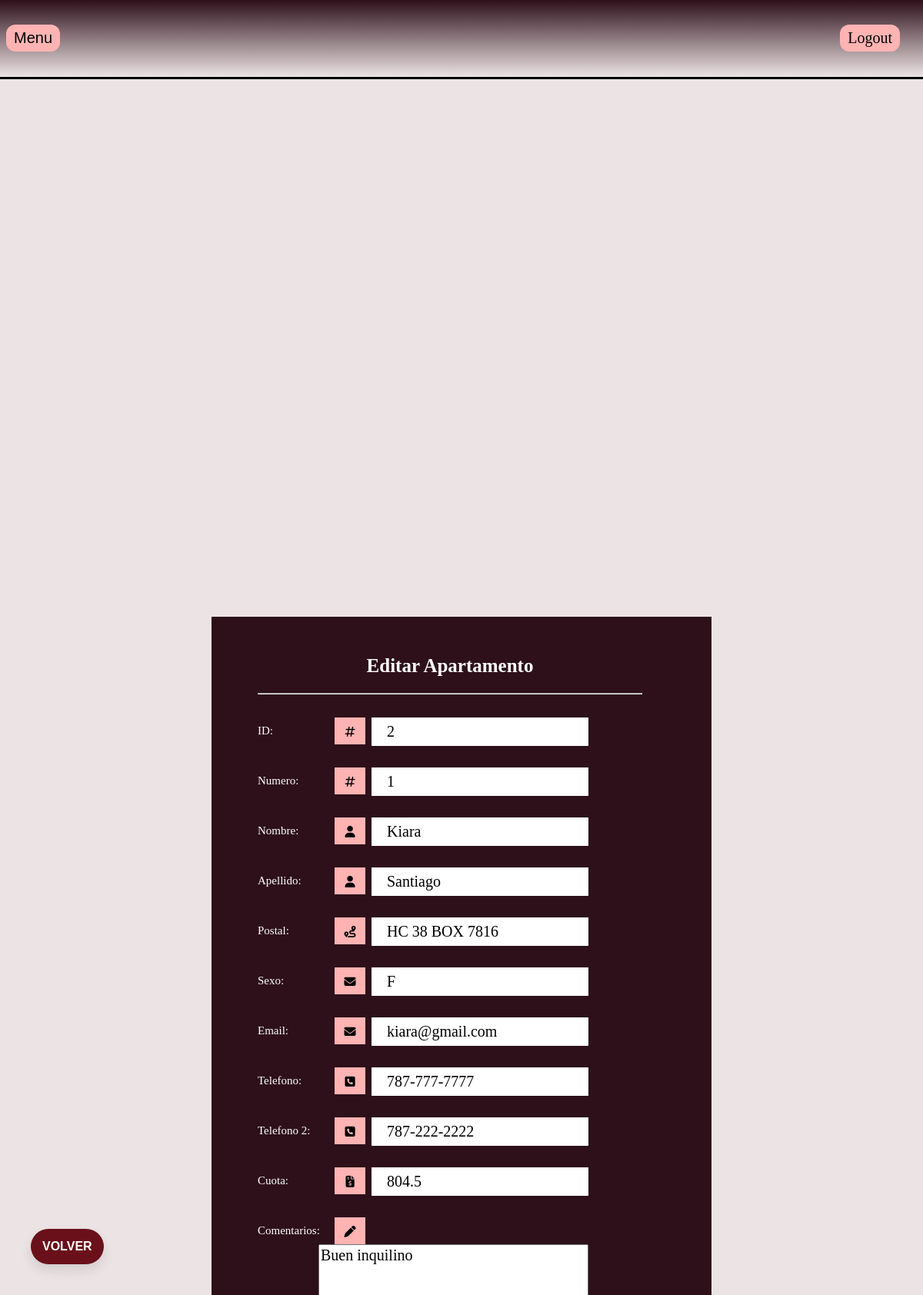
Page /editarApartamento.php?IdApartamento=2 (signed in) on the committed database.
### tables this page shows
CREATE TABLE `apartamentos` (
  `IdApartamento` int(11) NOT NULL,
  `NumApartamento` varchar(500) NOT NULL,
  `NombreDueno` varchar(50) NOT NULL,
  `ApellidoDueno` varchar(50) NOT NULL,
  `DireccionPostal` varchar(100) NOT NULL,
  `Sexo` varchar(1) NOT NULL,
  `EmailDueno` varchar(50) NOT NULL,
  `Telefono` varchar(20) NOT NULL,
  `TelefonoAlterno` varchar(20) NOT NULL,
  `Cuota` double NOT NULL,
  `Deuda` double NOT NULL,
  `Comentarios` varchar(500) NOT NULL
);

### editarApartamento.php (the view, shortened to what this page needs)
<?php
 include 'dbconnect.php';
	$result = mysqli_query($db,"SELECT * FROM `apartamentos` WHERE IdApartamento='" . $_GET['IdApartamento'] . "'");
	$row=mysqli_fetch_array($result);
?>
<!DOCTYPE html>
<?php
include('adminheader.php')
?>
<html>
<head>
	<link rel="stylesheet" href="styles.css">
</head>
<body class="maincontent">
<div class="container2">
	<h2 class="headerUsuario" style="color: white" >Editar Apartamento</h2>
	<hr class="break">
	<div class="form">
	<form method="post" action=""  autocomplete="off">
		<div class="box">
		<label  for="IdApartamento" class="fl fontLabel">ID:</label>
		<div class="new iconBox">
			<i class="fa-regular fa-hashtag"  aria-hidden="true"  ></i>
          </div>
		  <div class="fr">
    					<input type="text" name="IdApartamento" placeholder="IdApartamento"
              class="textBox" autofocus="on" readonly value="<?php echo $row['IdApartamento']; ?>">
    			</div>
    		</div>
		<div class="box">
		<label  for="NumApartamento" class="fl fontLabel">Numero:</label>
		<div class="new iconBox">
			<i class="fa-regular fa-hashtag"  aria-hidden="true"  ></i>
          </div>
		  <div class="fr">
    					<input type="text" name="NumApartamento" placeholder="Numero del Apartamento"
              class="textBox" autofocus="on" value="<?php echo $row['NumApartamento']; ?>">
    			</div>
    		</div>
			<div class="box">
		<label  for="NombreDueno" class="fl fontLabel">Nombre:</label>
		<div class="new iconBox">
            <i class="fa fa-user" aria-hidden="true"></i>
          </div>
		  <div class="fr">
    					<input type="text" name="NombreDueno" placeholder="Nombre del dueno"
              class="textBox" autofocus="on" value="<?php echo $row['NombreDueno']; ?>">
    			</div>
    		</div>
		  <div class="box">
		<label for="ApellidoDueno" class="fl fontLabel">Apellido:</label>
		<div class="fl iconBox"><i class="fa fa-user" aria-hidden="true"></i></div>
    			<div class="fr">
    					<input type="text" required name="ApellidoDueno"
              placeholder="Apellido" class="textBox" value="<?php echo $row['ApellidoDueno']; ?>">
    			</div>
					</div>
		  <div class="box">
		<label  class="fl fontLabel">Postal:</label>
		<div class="fl iconBox">
		<i class="fa-solid fa-route"aria-hidden="true"></i></div>
    			<div class="fr">
    					<input type="text" required name="DireccionPostal"
              placeholder="Direccion Postal" class="textBox" value="<?php echo $row['DireccionPostal']; ?>">
    			</div>
				</div>
			<div class="box">
	   <label for="Sexo" class="fl fontLabel"> Sexo: </label>
				<div class="fl iconBox"><i class="fa fa-envelope" aria-hidden="true"></i></div>
    			<div class="fr">
    					<input type="text" required name="Sexo" placeholder="Sexo" class="textBox" value="<?php echo $row['Sexo']; ?>">
    			</div>
    		</div>
				<div class="box">
	   <label for="EmailDueno" class="fl fontLabel"> Email: </label>
				<div class="fl iconBox"><i class="fa fa-envelope" aria-hidden="true"></i></div>
    			<div class="fr">
    					<input type="text" required name="EmailDueno" placeholder="Email" class="textBox" value="<?php echo $row['EmailDueno']; ?>">
    			</div>
    		</div>
			<div class="box">
          <label for="Telefono" class="fl fontLabel"> Telefono: </label>
    			<div class="fl iconBox"><i class="fa fa-phone-square" aria-hidden="true"></i></div>
    			<div class="fr">
    					<input type="text" required name="Telefono" maxlength="12" placeholder="Telefono" class="textBox" value="<?php echo $row['Telefono']; ?>">
    			</div>
    		</div>
			<div class="box">
          <label for="TelefonoAlterno" class="fl fontLabel"> Telefono 2: </label>
    			<div class="fl iconBox"><i class="fa fa-phone-square" aria-hidden="true"></i></div>
    			<div class="fr">
    					<input type="text" required name="TelefonoAlterno" maxlength="12" placeholder="Telefono Alterno" class="textBox" value="<?php echo $row['TelefonoAlterno']; ?>">
    			</div>
    		</div>
						<div class="box">
          <label for="Cuota" class="fl fontLabel"> Cuota: </label>
    			<div class="fl iconBox"><i class="fa-solid fa-file-invoice-dollar" aria-hidden="true"></i></i></div>
    			<div class="fr">
    					<input type="text" required name="Cuota"  placeholder="Cuota" class="textBox" value="<?php echo $row['Cuota'] ?>">
    			</div>
    		</div>
				<div class="box">
          <label for="Comentarios" class="fl fontLabel"> Comentarios: </label>
    			<div class="fl iconBox"><i class="fa-solid fa-pen" aria-hidden="true"></i></div>
    			<div class="fr">
    					<textarea type="Comentarios"  name="Comentarios" placeholder="Comentarios" style=" font-size:20px;font-family:Calibri;"cols=30 rows=3><?php echo $row['Comentarios']; ?></textarea>
    			</div>
    		</div>
			<div class="box">
    					<hidden type="text" readonly name="Deuda"  placeholder="Deuda" class="textBox" value="<?php echo $row['Deuda']; ?>" readonly>
    			</div>
    		</div>
<br>
<br>
		</div>
	</div>
		<form action="verApartamentos.php">
	<button class="btn-flotante" type="volver" name="volver" >Volver</button>
</form>
		<br>
		<br>

### styles.css (style rules this page uses)
.maincontent { margin: 0px; width:100%; height:100%; float:left; position:absolute; background-color: #ece3e4; }
.container2 { background: #2D101A; width: 500px; height: 820px; padding-bottom: 20px; position: absolute; top:70%; left: 50%; transform: translate(-50%, -50%); margin: auto; padding: 70px 90px 70px 60px; }
.fl { float: left; width: 100px; line-height: 35px; }
.fontLabel { color: white; }
.box { width: 360px; height: 35px; margin-top: 10px; font-family: verdana; font-size: 12px; }
.fr { float: right; }
.box { width: 430px; height: 35px; margin-top: 30px; font-size: 15px; }
.textBox { height: 35px; width: 260px; border: none; padding-left: 20px; font-size:20px; font-family:Calibri; }
.new { float: left; }
.iconBox { height: 35px; width: 40px; line-height: 38px; text-align: center; background: #ffb3b3; }
.headerUsuario { margin-top: -20px; color: white; text-align: center; font-size:25px; }
.btn-flotante { font-size: 16px; text-transform: uppercase; font-weight: bold; color: #ffffff; border-radius: 50px; border: none; background-color: #6a101a; padding: 14px 15px; position: fixed; bottom: 40px; left: 40px; transition: all 300ms ease 0ms; box-shadow: 0px 8px 15px rgba(0, 0, 0, 0.1); z-index: 99; }

### rows in the picture
apartamentos: IdApartamento "2", NumApartamento "1", NombreDueno "Kiara", ApellidoDueno "Santiago", DireccionPostal "HC 38 BOX 7816", Sexo "F", EmailDueno "kiara@gmail.com", Telefono "787-777-7777", TelefonoAlterno "787-222-2222", Cuota "804.5", Comentarios "Buen inquilino"
